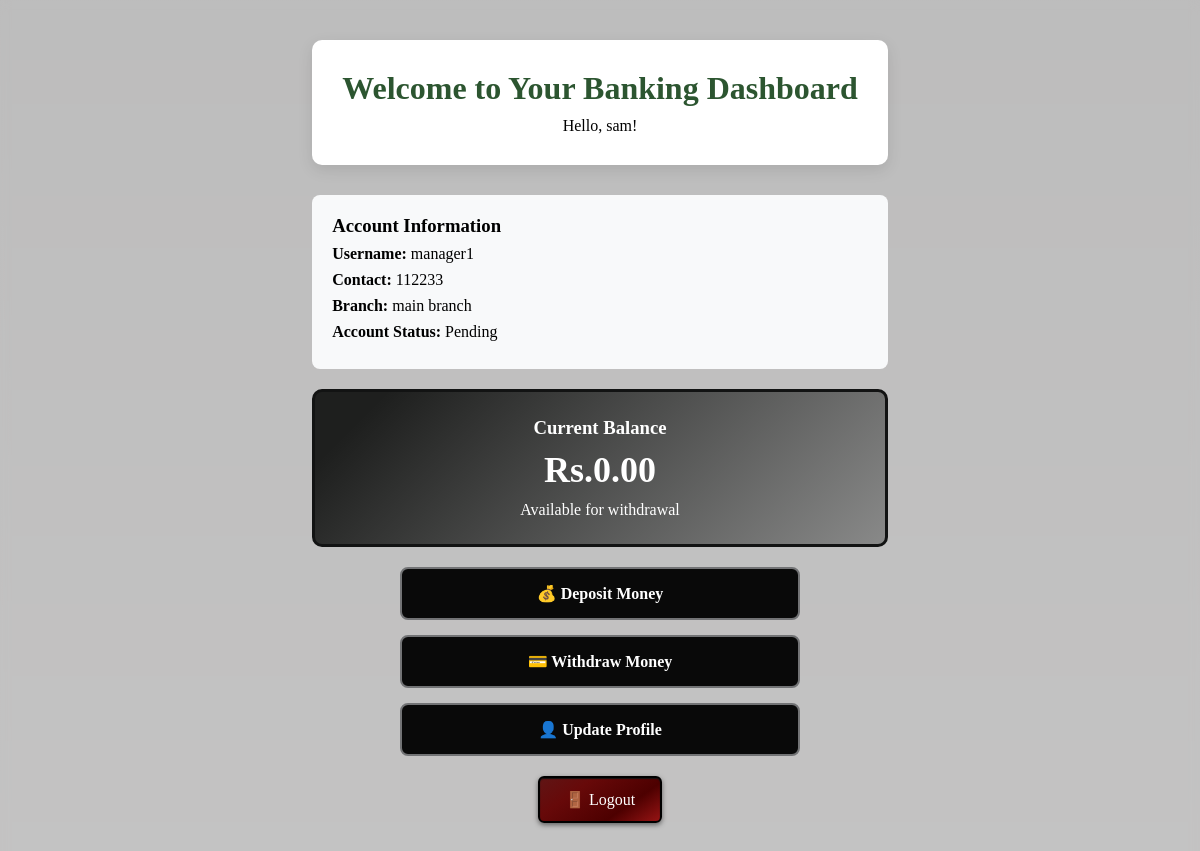
Screenshot of /customer-dashboard/ (signed in) with the database file from the repository.
### bank_app/models.py (models this page shows, shortened)
class User(models.Model):
    ROLE_CHOICES = [
        ('super_user', 'Super User'),
        ('branch_manager', 'Branch Manager'),
        ('customer', 'Customer'),
    ]
    STATUS_CHOICES = [
        ('pending', 'Pending Approval'),
        ('approved', 'Approved'),
        ('rejected', 'Rejected'),
        ('pending_manager', 'Pending Manager Approval'),
    ]
    username = models.CharField(max_length=100, unique=True)
    password = models.CharField(max_length=128)
    role = models.CharField(max_length=20, choices=ROLE_CHOICES)
    branch = models.ForeignKey(Branch, on_delete=models.CASCADE, null=True, blank=True)
    full_name = models.CharField(max_length=100)
    contact_number = models.CharField(max_length=15)
    status = models.CharField(max_length=20, choices=STATUS_CHOICES, default='pending')
    balance = models.DecimalField(max_digits=10, decimal_places=2, default=0.00)

class Branch(models.Model):
    name = models.CharField(max_length=100)
    address = models.TextField()

### bank_app/views.py (the view)
# urls.py: path('customer-dashboard/', views.customer_dashboard, name='customer_dashboard'),
def customer_dashboard(request):
    user_id = request.session.get('user_id')
    user = User.objects.get(id=user_id)
    return render(request, 'bank_app/user_dash.html', {'user': user})

### bank_app/templates/bank_app/user_dash.html (shortened to what this page needs)
{% load static %}
<!DOCTYPE html>
<html>
<head>
    <link rel="stylesheet" href="{% static 'bank_app/style.css' %}">
</head>
<body class="customer-body">
    <div class="dashboard-container">
        <div class="dashboard-header">
            <h1>Welcome to Your Banking Dashboard</h1>
            <p>Hello, {{ user.full_name }}!</p>
        </div>
        <div class="user-info">
            <h3>Account Information</h3>
            <p><strong>Username:</strong> {{ user.username }}</p>
            <p><strong>Contact:</strong> {{ user.contact_number }}</p>
            <p><strong>Branch:</strong> {{ user.branch.name }}</p>
            <p><strong>Account Status:</strong> {{ user.status|title }}</p>
        </div>
        <div class="balance-card">
            <h3>Current Balance</h3>
            <div class="balance-amount">Rs.{{ user.balance }}</div>
            <p>Available for withdrawal</p>
        </div>
        <div class="action-buttons">
            <a href="{% url 'deposit' %}" class="action-btn">💰 Deposit Money</a>
            <a href="{% url 'withdraw' %}" class="action-btn">💳 Withdraw Money</a>
            <a href="{% url 'profile_update' %}" class="action-btn">👤 Update Profile</a>
        </div>
        <form action="{% url 'logout' %}" method="post" style="text-align: center;">
            <button type="submit" class="logout-btn">🚪 Logout</button>
        </form>
    </div>
</body>
</html>

### bank_app/static/bank_app/style.css (style rules this page uses)
* { margin: 0; padding: 20; box-sizing: border-box; }
body { font-family: 'Arial', sans-serif; background: linear-gradient(rgba(0, 0, 0, 0.5), rgba(0, 0, 0, 0.5)), url('images/login-bg.jpg'); background-size: cover; background-position: center; background-repeat: no-repeat; background-attachment: fixed; min-height: 100vh; display: flex; align-items: center; justify-content: center; backdrop-filter: blur(5px); }
.dashboard-container { max-width:1200px; margin: 0 auto; padding: 20px; }
.dashboard-header { background: white; padding: 30px; border-radius: 10px; box-shadow: 0 5px 15px rgba(0, 0, 0, 0.1); margin-bottom: 30px; font-family: 'Georgia', serif; text-align: center; }
.dashboard-header h1 { color: #2c5530; margin-bottom: 10px; font-family: 'Georgia', serif; }
.user-info { background: #f8f9fa; padding: 20px; border-radius: 8px; font-family: 'Georgia', serif; margin-bottom: 20px; }
.user-info p { margin: 8px 0; font-family: 'Georgia', serif; font-size: 16px; }
.balance-card { background: linear-gradient(135deg, #1e1f1e 10%, #ffffff 200%); color: white; border: 3px solid #121313; padding: 25px; border-radius: 10px; font-family: 'Georgia', serif; text-align: center; margin: 20px 0; }
.balance-amount { font-size: 36px; font-weight: bold; margin: 10px 0; }
.action-buttons { display: grid; grid-template-columns: repeat(auto-fit, minmax(200px, 1fr)); gap: 15px; font-family: 'Georgia', serif; margin: 30px 0; }
.action-btn { background: rgb(9, 9, 9); border: 2px solid #727375; color: #ffffff; padding: 15px; border-radius: 8px; text-decoration: none; text-align: center; font-weight: bold; transition: all 0.3s; }
.logout-btn { background: linear-gradient(145deg, #b30000, #5c0000); border: 2px solid rgb(0, 0, 0); color: #fff; font-family: 'Georgia', serif; padding: 12px 25px; border-radius: 6px; cursor: pointer; font-size: 16px; margin-top: 20px; background-image: linear-gradient(145deg, #601515 0%, #670909 30%, #4d0000 70%, #961414 100%); box-shadow: inset 0 1px 1px rgb(19, 18, 18), 0 2px 5px rgba(0, 0, 0, 0.5); transition: all 0.3s ease; }
.customer-body { background: linear-gradient(rgba(36, 35, 35, 0.3), rgba(57, 55, 55, 0.3)), url('images/customer-bg.jpg'); background-size: cover; background-position: center; background-repeat: no-repeat; background-attachment: fixed; min-height: 100vh; margin: 0; padding: 20px; }
.action-buttons { display: flex; flex-direction: column; gap: 15px; max-width: 400px; margin: 0 auto; }

### rows the page displays
User: full_name "sam", username "manager1", contact_number "112233", branch.name "main branch", status "Pending", balance "0.00"
